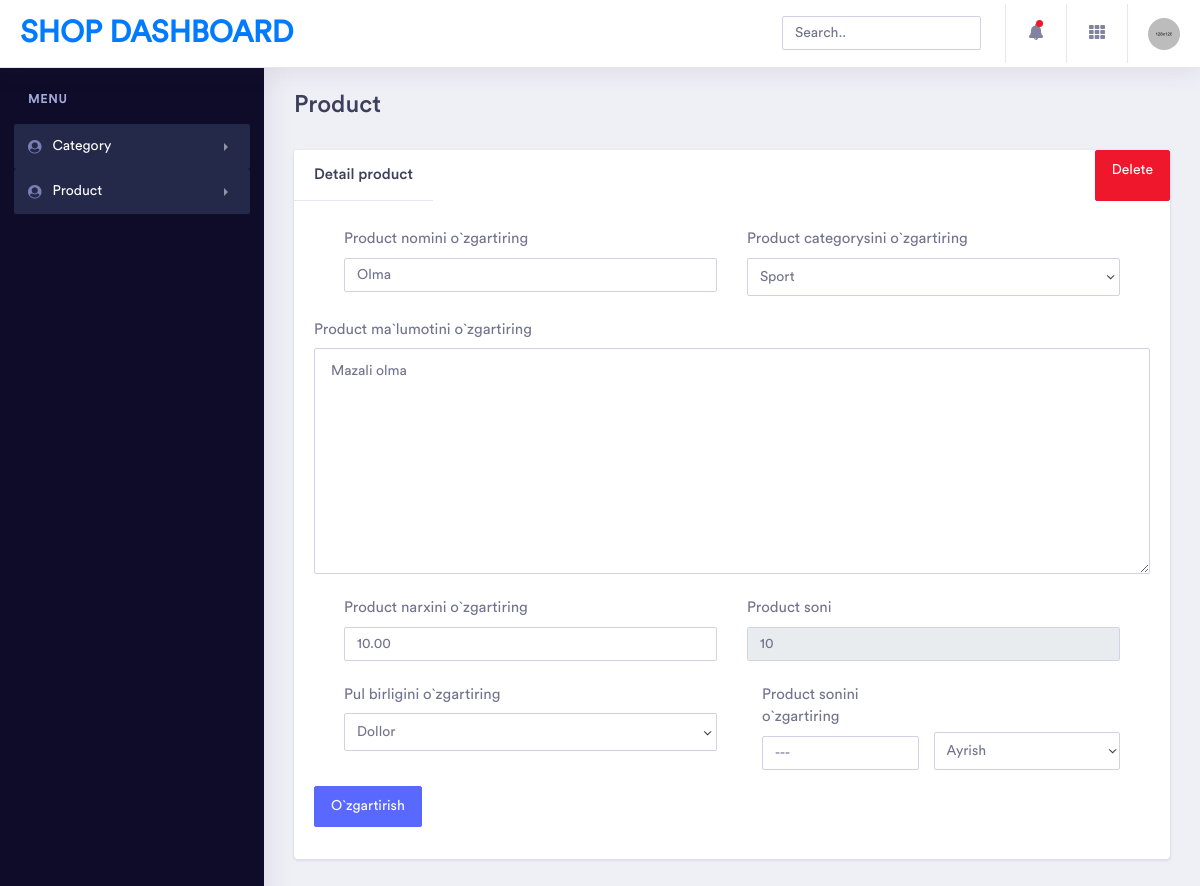
Before: /dashboard/enter_detail/8 with the older database file.
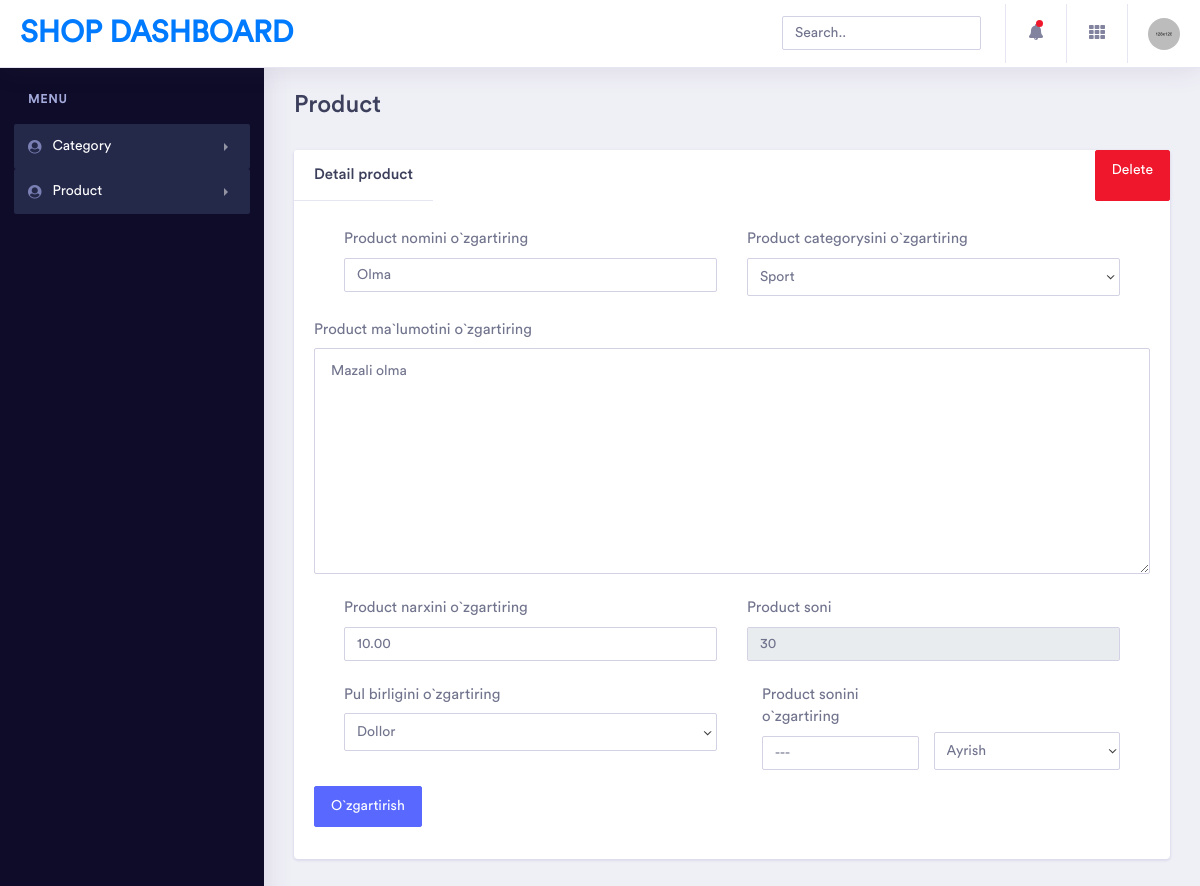
After: the same page with the newer database file.
### main/models.py (models this page shows, shortened)
class Product(models.Model):
    name = models.CharField(max_length=255)
    description = models.TextField()
    quantity = models.IntegerField()
    price = models.DecimalField(decimal_places=2, max_digits=10)
    currency = models.SmallIntegerField(
        choices=(
            (1,'Dollar'),
            (2, 'So`m')
            )
    )
    discount_price = models.DecimalField(
        decimal_places=2,
        max_digits=10,
        blank=True,
        null=True
        )
    baner_image = models.ImageField(upload_to='baner/')
    category = models.ForeignKey(Category, on_delete=models.SET_NULL, null=True)

class Category(models.Model):
    name = models.CharField(max_length=255, unique=True)
    def __str__(self):
        return self.name

### dashboard/views.py (the view, shortened to what this page needs)
# urls.py: path('enter_detail/<int:id>', views.enter_detail, name='enter_detail'),
def enter_detail(request, id):
    product = models.Product.objects.get(id=id)
    category = models.Category.objects.exclude(id=product.category_id)
    context = {
        'product':product,
        'category':category
    }
    return render(request, 'product/enter_detail.html', context)

### dashboard/templates/product/enter_detail.html (shortened to what the changed rows need)
{% extends 'dashboard/base.html' %}
{% load static %}
        {% block content %}
        <div class="dashboard-wrapper">
            <div class="dashboard-ecommerce">
                <div class="container-fluid  dashboard-content">
                    <div class="row">
                        <div class="col-xl-12 col-lg-12 col-md-12 col-sm-12 col-12">
                            <div class="page-header">
                                <h2 class="pageheader-title">Product</h2>
                            </div>
                        </div>
                    </div>
                    <div class="row">
                        <div class="col-xl-12 col-lg-12 col-md-12 col-sm-12 col-12">
                            <div class="card">
                                <div class="card-body">
                                    <div class="form-group">
                                        <form action="" method="post">{% csrf_token %}
                                            <div class="col-12 d-flex justify-content-between">
                                                <div class="col-6">
                                                    <div class="input-group mb-3">
                                                        <input type="text" class="form-control" name="name" value="{{product.name}}">
                                                    </div>
                                                </div>
                                                <div class="col-6">
                                                    <div class="input-group mb-3">
                                                        <select class="form-control" name="category_id">
                                                            <option value="{{product.category.id}}" selected>{{product.category }}</option>
                                                        </select>
                                                    </div>
                                                </div>
                                            </div>
                                            <div class="input-group mb-3">
                                                <textarea class="form-control" name="description" cols="30" rows="10">{{product.description}}</textarea>
                                            </div>
                                            <div class="col-12 d-flex justify-content-between">
                                                <div class="col-6 d-flex flex-column">
                                                    <div class="">
                                                        <div class="input-group mb-3">
                                                            <input type="text" class="form-control" name="price" value="{{product.price}}">
                                                        </div>
                                                    </div>
                                                </div>
                                                <div class="col-6 d-flex flex-column">
                                                    <div class="">
                                                        <div class="input-group mb-3">
                                                            <input type="text" class="form-control" disabled placeholder="{{product.quantity}}">
                                                        </div>
                                                    </div>
                                                </div>
                                            </div>
                                        </form>
                                    </div>
                                </div>
                            </div>
                        </div>
                    </div>
                </div>
            </div>
        </div>
        {% endblock %}

Changed rows visible on the page:
changed Product "Olma": quantity "10" → "30"
